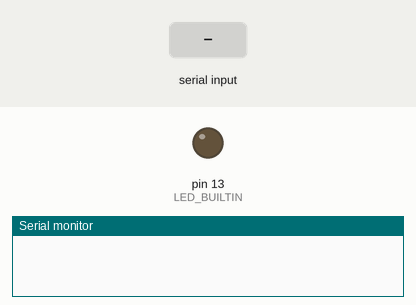
Recording of a sketch running on a simulated Arduino Uno, built with avr-gcc and run on an emulated ATmega328P. Parts: output pins drawn as LEDs (lit = HIGH), the last lines printed to the serial monitor. The test bench sets the inputs (shaded band).

Above: at 1.2 s.
1.3 s: "D" received over Serial
At 2.0 s:
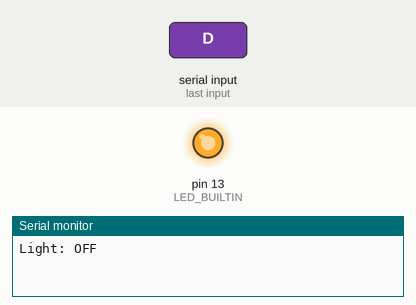
2.8 s: "B" received over Serial
At 3.1 s:
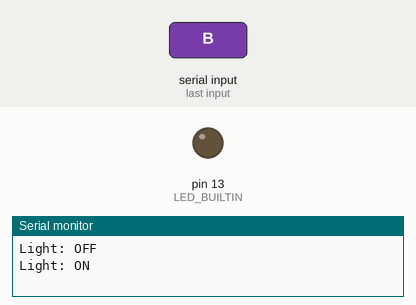
Timing chart, 0 to 5.8 s (numbered marks = the images above; inputs shaded):
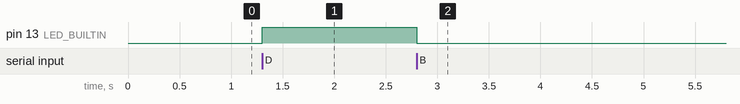

The sketch:

Lab2_Benhard.ino
```cpp
byte benhard;

void setup() {
  pinMode(LED_BUILTIN, OUTPUT);
  Serial.begin(230400);
}

void loop() {
  if (Serial.available())
  {
    benhard=Serial.read();

    if (benhard == 66 )
    {
    Serial.println("Light: ON");
    digitalWrite(LED_BUILTIN, LOW);
    }
    if (benhard == 68)
    {
    Serial.println("Light: OFF");
    digitalWrite(LED_BUILTIN, HIGH);
    }
  }
}
```

Measured:
- after the input at 1.3 s, pin 13 (LED_BUILTIN): LOW → HIGH at once
- after the input at 2.8 s, pin 13 (LED_BUILTIN): HIGH → LOW at once
